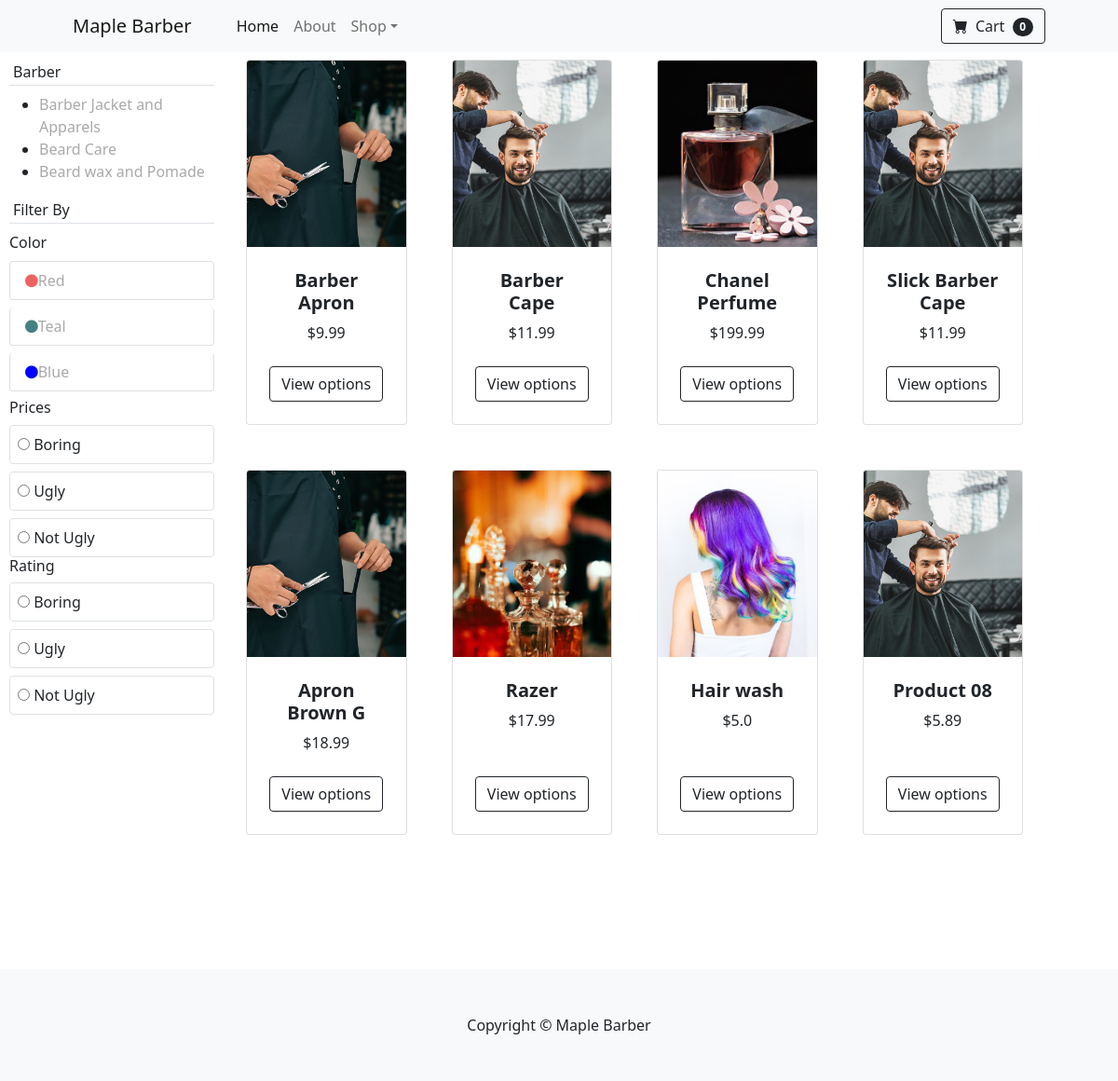
Page /category/barber on the committed database.
### core/models.py (models this page shows, shortened)
class ProductType(models.Model):
    title = models.CharField(max_length=255, null=True, blank=True)
    slug = models.SlugField( max_length=255, unique=True, null=True, blank=True)
    image = models.ImageField(height_field=None, width_field=None, max_length=255, null=True)

class Category(models.Model):
    parent = models.ForeignKey('self', on_delete=models.CASCADE, related_name="sub_category", null=True, blank=True)
    title = models.CharField(max_length=255, null=True)
    slug = models.SlugField(max_length=255, unique=True)
    product_type = models.ForeignKey(ProductType, on_delete=models.CASCADE, null=True, blank=True)
    image = models.ImageField(height_field=None, width_field=None, max_length=255, null=True)

class Product(models.Model):
    name = models.CharField(max_length=255, null=True)
    slug = models.SlugField(max_length=255, unique=True, null=True, blank=True)
    price = models.FloatField()
    description = models.TextField(null=True, blank=True)
    category = models.ForeignKey(Category, on_delete=models.CASCADE, null=True)
    image = models.ImageField(height_field=None, width_field=None, max_length=255, null=True)
    stock = models.IntegerField()
    physical = models.BooleanField(default=True, null=True, blank=False)

### core/views.py (the view)
# urls.py: path('category/<slug:slug>', views.category, name='category'),
def category(request, slug):
    types = None
    categories = None
    products = models.Product.objects.all()
    if slug:
        types = models.ProductType.objects.get(slug=slug)
        categories = models.Category.objects.filter(product_type=types)
    context = {'categories' : categories,
               'products' : products,
               'types': types }
    return render(request, 'core/category.html', context)

### core/templates/core/category.html (shortened to what this page needs)
{% extends 'core/index.html' %}
{% load static %}
{% block page %}
<section id="sidebar" class="py-5 mt-2" style="top: 10vh">
    <div>
        <h6 class="p-1 border-bottom">{{types.title}}</h6>
        <ul>
            {% if item.parent %}
            <li>This item has a parent!!</li>
            {% else %}
            {% for item in categories %}
            <li><a href="{% url 'sub-category' item.slug %}">{{item.title}}</a></li>
            {% endfor %}
            {% endif %}
        </ul>
    </div>
    <div>
        <h6 class="p-1 border-bottom">Filter By</h6>
        <p class="mb-2">Color</p>
        <ul class="list-group">
            <li class="list-group-item list-group-item-action mb-2 rounded"><a href="#">
                <span class="fa fa-circle pr-1" id="red"></span>Red
            </a></li>
            <li class="list-group-item list-group-item-action mb-2 rounded"><a href="#">
                <span class="fa fa-circle pr-1" id="teal"></span>Teal
            </a></li>
            <li class="list-group-item list-group-item-action mb-2 rounded"><a href="#">
                <span class="fa fa-circle pr-1" id="blue"></span>Blue
            </a></li>
        </ul>
    </div>
    <div>
        <h6>Prices</h6>
        <form class="ml-md-2">
            <div class="form-inline border rounded p-sm-2 my-2">
                <input type="radio" name="type" id="boring">
                <label for="boring" class="pl-1 pt-sm-0 pt-1">Boring</label>
            </div>
            <div class="form-inline border rounded p-sm-2 my-2">
                <input type="radio" name="type" id="ugly">
                <label for="ugly" class="pl-1 pt-sm-0 pt-1">Ugly</label>
            </div>
            <div class="form-inline border rounded p-md-2 p-sm-1">
                <input type="radio" name="type" id="notugly">
                <label for="notugly" class="pl-1 pt-sm-0 pt-1">Not Ugly</label>
            </div>
        </form>
    </div>
    <div>
        <h6>Rating</h6>
        <form class="ml-md-2">
            <div class="form-inline border rounded p-sm-2 my-2">
                <input type="radio" name="type" id="boring">
                <label for="boring" class="pl-1 pt-sm-0 pt-1">Boring</label>
            </div>
            <div class="form-inline border rounded p-sm-2 my-2">
                <input type="radio" name="type" id="ugly">
                <label for="ugly" class="pl-1 pt-sm-0 pt-1">Ugly</label>
            </div>
            <div class="form-inline border rounded p-md-2 p-sm-1">
                <input type="radio" name="type" id="notugly">
                <label for="notugly" class="pl-1 pt-sm-0 pt-1">Not Ugly</label>
            </div>
        </form>
    </div>
</section>
{% if types.title == 'All Products' %}
<section class="py-5 mt-2">
    <div class="container px-4 px-lg-5 mt-2">
        <div class="row gx-4 gx-lg-5 row-cols-2 row-cols-md-3 row-cols-xl-4 justify-content-center">
            {%  for product in products|slice:"0:8" %}
            <div class="col mb-5">
                <div class="card h-100">
                    <img class="card-img-top" src={{product.image.url}} alt="" style="width: 100; height: 25vh;"/>
                    <div class="card-body p-4">
                        <div class="text-center">
                            <h5 class="fw-bolder">{{product.name}}</h5>
                            ${{product.price}}
                        </div>
                    </div>
                    <div class="card-footer p-4 pt-0 border-top-0 bg-transparent">
                        <div class="text-center"><a class="btn btn-outline-dark mt-auto" href="{% url 'product' product.id %}">View options</a></div>
                    </div>
                </div>
            </div>
            {% endfor %}
        </div>
    </div>
</section>
{% else %}
<section class="py-5 mt-2">
    <div class="container px-4 px-lg-5 mt-2">
        <div class="row gx-4 gx-lg-5 row-cols-2 row-cols-md-3 row-cols-xl-4 justify-content-center">
            {%  for product in products|slice:"0:8" %}
            <div class="col mb-5">
                <div class="card h-100">
                    <img class="card-img-top" src={{product.image.url}} alt="" style="width: 100; height: 25vh;"/>
                    <div class="card-body p-4">
                        <div class="text-center">
                            <h5 class="fw-bolder">{{product.name}}</h5>
                            ${{product.price}}
                        </div>
                    </div>
                    <div class="card-footer p-4 pt-0 border-top-0 bg-transparent">
                        <div class="text-center"><a class="btn btn-outline-dark mt-auto" href="{% url 'product' product.id %}">View options</a></div>
                    </div>
                </div>
            </div>
            {% endfor %}
        </div>
    </div>
</section>
{% endif %}
{% endblock page %}

### core/templates/core/index.html (shortened to what this page needs)
<!DOCTYPE html>
{% load static %}
<html lang="en">
    <head>
        <link href="https://cdn.jsdelivr.net/npm/bootstrap-icons@1.5.0/font/bootstrap-icons.css" rel="stylesheet" />
        <link href="{% static 'css/styles.css' %}" rel="stylesheet" />
    </head>
    <body>
        {% include 'navbar.html' %}
        {% block page %}
        {% endblock page %}
        {% include 'footer.html' %}
    </body>
</html>

### templates/navbar.html (shortened to what this page needs)
<link rel="stylesheet" href="https://cdnjs.cloudflare.com/ajax/libs/font-awesome/4.7.0/css/font-awesome.min.css">
<nav class="navbar navbar-expand-lg navbar-light bg-light">
    <div class="container px-4 px-lg-5">
            <a class="navbar-brand" href="{% url 'shop' %}">Maple Barber</a>
            <div class="collapse navbar-collapse" id="navbarSupportedContent">
                <ul class="navbar-nav me-auto mb-2 mb-lg-0 ms-lg-4">
                    <li class="nav-item"><a class="nav-link active" aria-current="page" href="{% url 'shop' %}">Home</a></li>
                    <li class="nav-item"><a class="nav-link" href="#!">About</a></li>
                    <li class="nav-item dropdown">
                        <a class="nav-link dropdown-toggle" id="navbarDropdown" href="#" role="button" data-bs-toggle="dropdown" aria-expanded="false">Shop</a>
                    </li>
                </ul>
                <a href="{% url 'cart' %}" style="text-decoration: none;"><div class="d-flex">
                    <button class="btn btn-outline-dark" type="submit">
                        <i class="bi-cart-fill me-1"></i>
                        Cart
                        <span class="badge bg-dark text-white ms-1 rounded-pill">0</span>
                    </button>
                </div></a>
            </div>
        </div>
</nav>

### templates/footer.html
<footer class="py-5 bg-light mt-5">
    <div class="container"><p class="m-0 text-center text-dark">Copyright &copy; Maple Barber</p></div>

### rows in the picture
ProductType: title "Barber"
Category: title "Barber Jacket and Apparels"
Category: title "Beard Care"
Category: title "Beard wax and Pomade"
Product: image (picture), name "Barber Apron", price "9.99"
Product: image (picture), name "Barber Cape", price "11.99"
Product: image (picture), name "Chanel Perfume", price "199.99"
Product: image (picture), name "Slick Barber Cape", price "11.99"
Product: image (picture), name "Apron Brown G", price "18.99"
Product: image (picture), name "Razer", price "17.99"
Product: image (picture), name "Hair wash", price "5.0"
Product: image (picture), name "Product 08", price "5.89"
